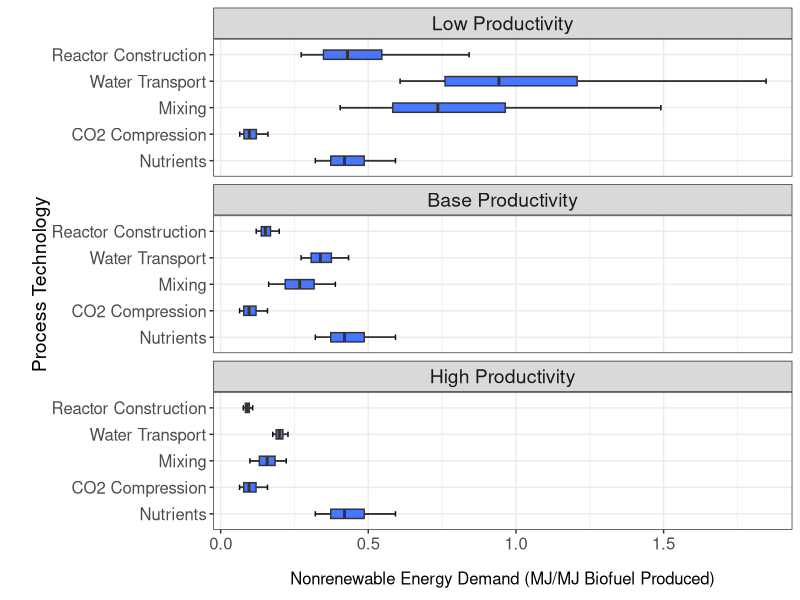

Generate this figure with R:
library(ggplot2)
library(plyr)
library(grid)

#Set working directory
setwd("/Users/Deborah/documents/R_BoxPlots")

#To import data
abc <- read.table('Prod123_May12.csv', header=FALSE, sep=',')
colnames(abc)<- c("Productivity", "Process", "min", "Q1", "median", "Q3", "max")
abc


#order facets
abc$titles <- ordered(abc$Productivity, levels = c("Low Productivity", "Base Productivity", "High Productivity"),
              labels = c("Low Productivity", "Base Productivity", "High Productivity"))

#Draw box plots of NER values for Productivity 4 with error bars
#Use facet_wrap

N <- ggplot(abc)
N + geom_errorbar(aes(x = Process, ymin = `min`, lower = `Q1`, middle = `median`, upper = `Q3`, ymax = `max`), stat = "identity", width = 0.2) + 
  geom_boxplot(fill="royalblue1", stat = "identity", aes(x = Process, ymin = `min`, lower = `Q1`, middle = `median`, upper = `Q3`, ymax = `max`, width = 0.35)) + 
  facet_wrap(~ titles, ncol = 1) +
  xlim("Nutrients", "CO2 Compression", "Mixing", "Water Transport", "Reactor Construction") +
  coord_flip() + 
  theme_bw() + 
  labs(x = "\nProcess Technology", y = "\nNonrenewable Energy Demand (MJ/MJ Biofuel Produced)") +
  theme(axis.text.y = element_text(size = 12),axis.text.x = element_text(size = 12),
       axis.title.x = element_text(size=12, vjust = 2), axis.title.y = element_text(size = 14, angle = 90, vjust = 0.3)) +
         theme(strip.text.x = element_text(size = 14)) 
